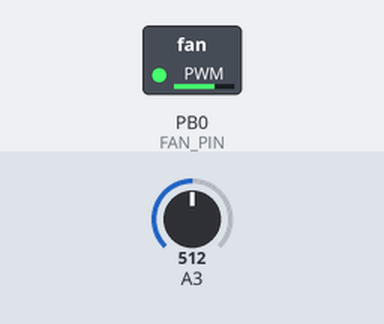
Bench run of a sketch on a simulated ATtiny85, built with avr-gcc and run on an emulated ATtiny85. Shown: switched loads named in the sketch (green lamp = pin HIGH). The test bench sets the inputs (shaded band); at power-on: A3 = 512.

Above: at 1.2 s.
1.3 s: A3 set to 716
At 1.6 s:
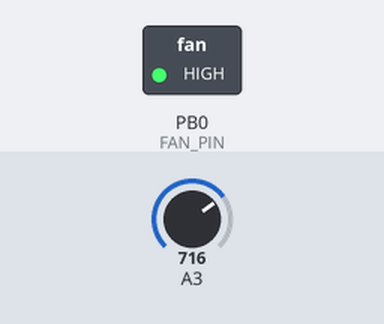
2.8 s: A3 set to 306
At 3.9 s:
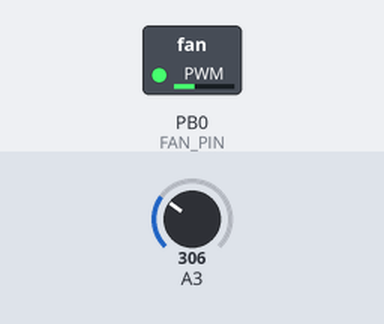
4.3 s: A3 set to 122
At 5.0 s:
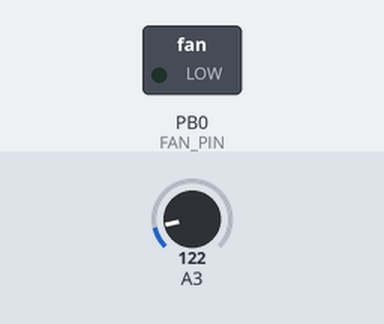
5.8 s: A3 set to 215
7.3 s: A3 set to 246
At 8.5 s:
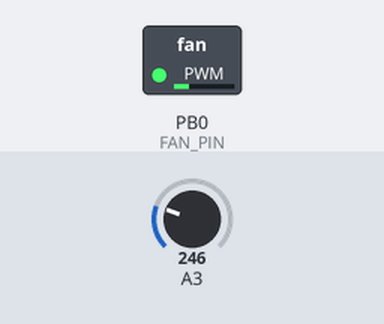
8.8 s: A3 set to 0
At 9.7 s:
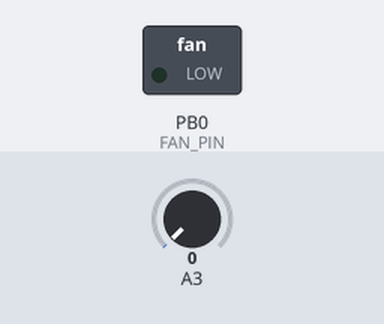
Timing chart, 0 to 11.3 s (numbered marks = the images above; inputs shaded):
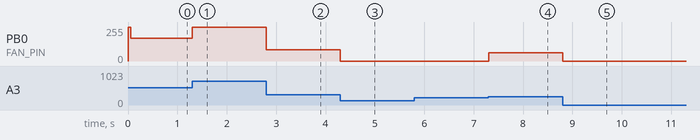

The sketch:

FanControl.ino
```cpp
/// ***********************
/// Name       :   FanControl.ino
/// Created    :   04.Feb 2020
/// Version    :   01.01.2020
/// Author     :   eleschrott
///
/// Controls the speed of a fan driven by PWM with measured temperature.
/// Emphasis is placed on maximum noise reduction.
/// ***********************

#include "FanControl.h"

/// ********************************************************************************
/// <summary>
///     Reads the temperature and give them back as 16Bit value in Celsius
///     without a decimal dot.
///     e.g. 2354 for 23.54 degrees Celsius
/// </summary>
/// <returns>Temperature in Celsius</returns>
/// ********************************************************************************
uint16_t readTemp(void)
{
    uint16_t actTemp;
    static int16_t lastTemp = 0;

    // Determines the sensor value three times for more accurate results
    actTemp = (uint16_t)analogRead(TEMP_SENSOR_PIN);
    delay(100);
    actTemp = actTemp + (uint16_t)analogRead(TEMP_SENSOR_PIN);
    delay(100);
    actTemp = actTemp + (uint16_t)analogRead(TEMP_SENSOR_PIN);
    actTemp= (uint16_t)(((actTemp * (uint64_t)TEMP_CONST_C) / 3) / 10000000);

    if (((int16_t)(actTemp + TEMP_OFFSET) > lastTemp) || ((int16_t)(actTemp - TEMP_OFFSET) < lastTemp))
    {
        lastTemp = (int16_t)actTemp;
    }

    return lastTemp;
}

/// ********************************************************************************
/// <summary>
///     Set the Fan speed
/// </summary>
/// <param name="_speed">Speed between 0 - 255</param>
/// ********************************************************************************
void setFanSpeed(uint8_t _speed)
{
    static int16_t actualFanSpeed = FAN_OFF;

    if ((int16_t)_speed != actualFanSpeed)
    {
        if (((int16_t)_speed > (actualFanSpeed + FAN_OFFSET)) ||
           (((int16_t)_speed < (actualFanSpeed - FAN_OFFSET))) ||
             (_speed == FAN_HIGH) || (_speed == FAN_OFF))
        {
            // Workaround for Fan "spinning hole"
            #if defined FAN_SPEED_WORKAROUND && FAN_SPEED_WORKAROUND == 1
            if ((_speed >= FAN_PROBLEM) && (_speed < FAN_FIX)) _speed = FAN_FIX;
            #endif

            analogWrite((uint8_t)FAN_PIN, (int)_speed);
            actualFanSpeed = (int16_t)_speed;
        }
    }
}

void setup()
{
    TCCR0B = TCCR0B & (0b11111000 | 0b001); // Set pre scale to one -> 32kHz PWM

    analogReference(INTERNAL);
    pinMode(FAN_PIN, OUTPUT);

    setFanSpeed((uint8_t)FAN_HIGH); // Switch fan on/off to indicate start up
    delay(3000);
    setFanSpeed((uint8_t)FAN_OFF);
}

void loop()
{
    uint16_t temperature = readTemp();

    if (temperature > (uint16_t)TEMP_MAX) // Max speed on max. temperature
    {
        setFanSpeed((uint8_t)FAN_HIGH);
    }
    else if (temperature <= (uint16_t)TEMP_MINHYS) // Fan off on low temperature
    {
        setFanSpeed((uint8_t)FAN_OFF);
    }
    else if ((temperature >= (uint16_t)TEMP_MIN) && (temperature <= (uint16_t)TEMP_NORMHYS)) // Low speed on low temperature
    {
       setFanSpeed((uint8_t)FAN_LOWLOW);
    }
    else if ((temperature > (uint16_t)TEMP_NORM) && (temperature <= (uint16_t)TEMP_MID)) // map speed between FAN_LOW and FAN_MID
    {
        setFanSpeed((uint8_t)map((long)temperature, (long)TEMP_NORM, (long)TEMP_MID, (long)FAN_LOW, (long)FAN_MID));
    }
    else if ((temperature > (uint16_t)TEMP_MID) && (temperature <= (uint16_t)TEMP_MAX)) // map speed between FAN_MID an FAN_HIGH
    {
        setFanSpeed((uint8_t)map((long)temperature, (long)TEMP_MID, (long)TEMP_MAX, (long)FAN_MID, (long)FAN_HIGH));
    }
}
```

FanControl.h
```cpp
/// ***********************
/// Name       :   FanControl.h
/// Created    :   04.Feb 2020
/// Version    :   01.01.2020
/// Author     :   eleschrott
/// ***********************

#ifndef _FANCONTROL_H
#define _FANCONTROL_H

// Pins used from ATtiny85
constexpr auto FAN_PIN          = PB0;
constexpr auto TEMP_SENSOR_PIN  = PB3;

// Constant to calculate the temperature in degrees Celsius
constexpr auto TEMP_CONST_C = 107421875;

// Temperature values to define the ranges.
// We use no float variables, all temperatures gets calculated in 16Bit uint16_t!
// This means a value of 2350 corresponds to a temperature of 23.50 degrees Celsius
constexpr auto TEMP_MINHYS  = 2350; // Hysteresis for minimum temp to switch off the running fan
constexpr auto TEMP_MIN     = 2500; // Minimum Temp to switch on the fan
constexpr auto TEMP_NORMHYS = 2850; // Hysteresis for temp to switch normal range off
constexpr auto TEMP_NORM    = 3000; // Start of normal range
constexpr auto TEMP_MID     = 5000; // Temp to go to high range
constexpr auto TEMP_MAX     = 7500; // Max temperature
constexpr auto TEMP_OFFSET  = 15;   // Minimum integer offset, from which a temperature control becomes effective,
				    // default is 15 -> 0.15 degree.

// Fan responsible parameter to run the fan in smooth and low noise as possible
// Adjust this values to your fan model!
constexpr auto FAN_OFF      =   0; // PWM 0 -> Fan off!
constexpr auto FAN_LOWLOW   =  63; // Lowest PWM to run the fan save on minimum noise
constexpr auto FAN_LOW      =  75; // Minimum for controlled "normal" run
constexpr auto FAN_MID      = 150; // Maximum for controlled normal run and minimum for high speed run
constexpr auto FAN_HIGH     = 255; // Maximum for controlled high speed
constexpr auto FAN_OFFSET   =   2; // Minimum integer offset, from which a PWM regulation becomes effective,
				   // default is 2 -> ~ 0.8%.

#define FAN_SPEED_WORKAROUND 0

// Parameter for workaround for fan "spinning hole"
// If your fan has problem on special PWM value, where is no start possible, use the  parameter FAN_PROBLEM and FAN_FIX
// To switch on, uncomment next line:
// #define FAN_SPEED_WORKAROUND 1

#if defined FAN_SPEED_WORKAROUND && FAN_SPEED_WORKAROUND == 1
constexpr auto FAN_PROBLEM  = 50; // Problem PWM speed
constexpr auto FAN_FIX      = 63; // PWM value for save start
#endif

uint16_t readTemp(void);
void setFanSpeed(uint8_t speed);

#endif // !_FANCONTROL_H
```

Measured:
- the behaviour switches between 232 and 233 on A3 (found by bisection; images 3 and 4)
- after the input at 1.3 s, PB0 (FAN_PIN): 171/255 → 255/255 at once
- after the input at 2.8 s, PB0 (FAN_PIN): 255/255 → 85/255 at once
- after the input at 4.3 s, PB0 (FAN_PIN): 85/255 → 0/255 at once
- after the input at 5.8 s, every drawn part: stays the same
- after the input at 7.3 s, PB0 (FAN_PIN): 0/255 → 63/255 at once
- after the input at 8.8 s, PB0 (FAN_PIN): 63/255 → 0/255 at once
